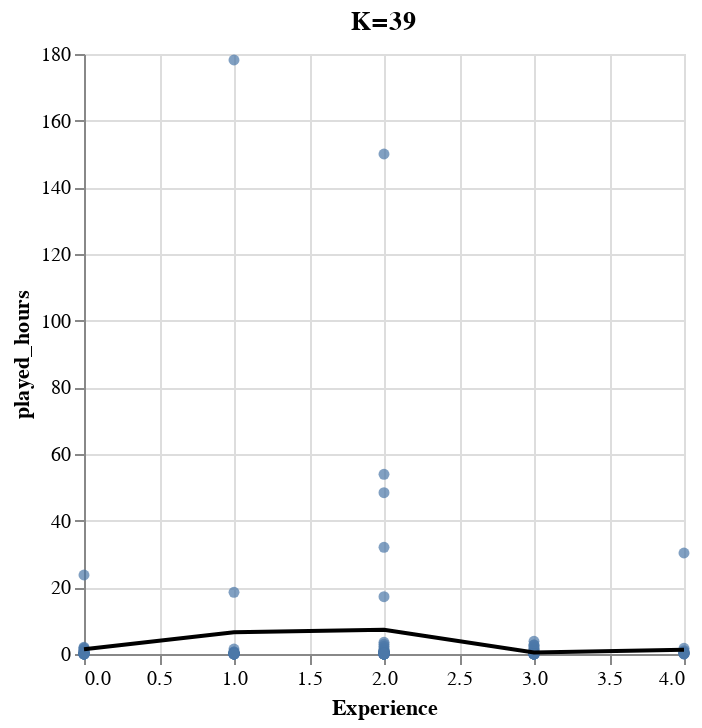

Here is the notebook cell this chart was saved with:
### Code cell
players_plot = (alt.Chart(players_predictions).mark_circle(opacity=0.7).encode(
    x=alt.X("experience").title("Experience").scale(zero=False),
    y=alt.Y("played_hours").title("played_hours").scale(zero=False)
)+
alt.Chart(
    players_predictions,
    title= "K=39"
).mark_line(
    color="black"
).encode(
    x="experience",
    y="prediction"
))
players_plot

### Figure 1 — Vega-Lite specification as saved in the notebook (floating-point values rounded to 4 significant figures; data arrays with more than 128 entries replaced by an {"elided": "..."} marker saying what was removed)
{"config": {"view": {"continuousWidth": 300, "continuousHeight": 300}}, "layer": [{"mark": {"type": "circle", "opacity": 0.7}, "encoding": {"x": {"field": "experience", "scale": {"zero": false}, "title": "Experience", "type": "quantitative"}, "y": {"field": "played_hours", "scale": {"zero": false}, "title": "played_hours", "type": "quantitative"}}}, {"mark": {"type": "line", "color": "black"}, "encoding": {"x": {"field": "experience", "type": "quantitative"}, "y": {"field": "prediction", "type": "quantitative"}}, "title": "K=39"}], "data": {"name": "data-768bd7937365e5d96a996717c9742352"}, "$schema": "https://vega.github.io/schema/vega-lite/v5.20.1.json", "datasets": {"data-768bd7937365e5d96a996717c9742352": {"elided": "156 records"}}}
